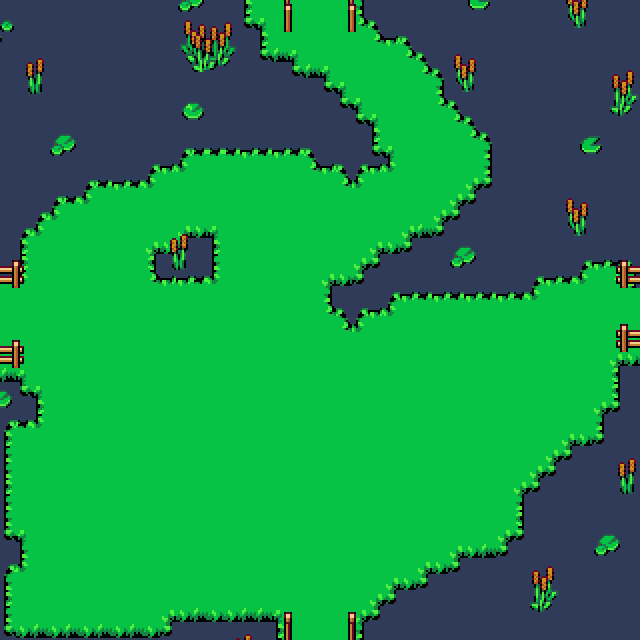

A level layout from a 2D game, rendered from its tile map. Below: a short description, then the map file with tile-grid data replaced by summaries:
An orthogonal 40x40 tile map with 16x16 px tiles, 3 tile layers (Water, Ground, Decor), 2 hidden layers not drawn, 4 tilesets.

<map version="1.9" tiledversion="1.9.2" orientation="orthogonal" renderorder="right-down" width="40" height="40" tilewidth="16" tileheight="16" infinite="0" nextlayerid="6" nextobjectid="1">
 <tileset firstgid="1" source="../../Art/Forest1.tsx" />
 <tileset firstgid="1025" source="../../Art/Forest2.tsx" />
 <tileset firstgid="2049" source="../../Art/Ground.tsx" />
 <tileset firstgid="2817" source="../../Art/Nature-Terrain.tsx" />
 <layer id="1" name="Water" width="40" height="40">
  <data>[1600 cells, 1600 non-empty, 30 distinct tile ids]</data>
 </layer>
 <layer id="5" name="Ground" width="40" height="40">
  <data>[1600 cells, 1469 non-empty, 52 distinct tile ids]</data>
 </layer>
 <layer id="2" name="Collision" width="40" height="40" visible="0">
  <data>[1600 cells, 0 non-empty, 0 distinct tile ids]</data>
 </layer>
 <layer id="3" name="Decor" width="40" height="40">
  <data>[1600 cells, 515 non-empty, 78 distinct tile ids]</data>
 </layer>
 <layer id="4" name="Overhead" width="40" height="40" visible="0">
  <data>[1600 cells, 0 non-empty, 0 distinct tile ids]</data>
 </layer>
</map>
